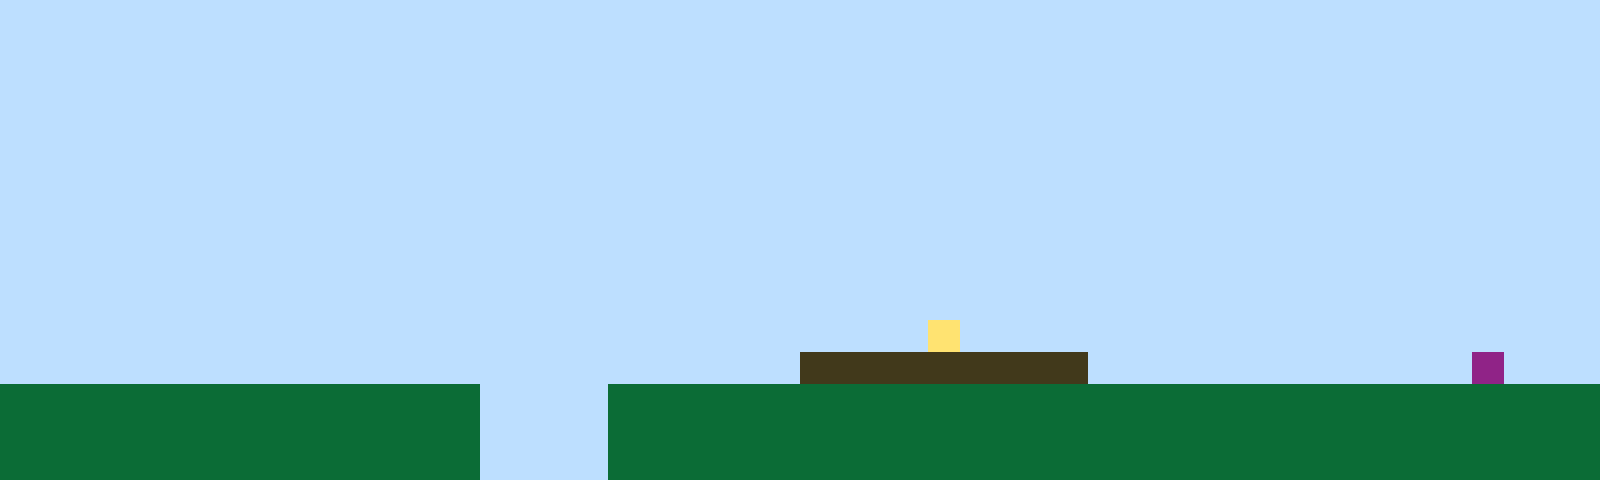

This game map was drawn from its Tiled (.tmx) file and the tilesets committed beside it. A one-line description and the full map source follow:
An orthogonal 50x15 tile map with 32x32 px tiles, 1 tile layer (Tile Layer 1).

<map version="1.10" tiledversion="1.11.2" orientation="orthogonal" renderorder="right-up" width="50" height="15" tilewidth="32" tileheight="32" infinite="0" nextlayerid="2" nextobjectid="1"><editorsettings><export target="map1.csv" format="csv" /></editorsettings><tileset firstgid="1" name="sprites" tilewidth="32" tileheight="32" tilecount="6" columns="3"><image source="sprites.png" width="96" height="64" /></tileset><layer id="1" name="Tile Layer 1" width="50" height="15"><data encoding="csv">1,1,1,1,1,1,1,1,1,1,1,1,1,1,1,1,1,1,1,1,1,1,1,1,1,1,1,1,1,1,1,1,1,1,1,1,1,1,1,1,1,1,1,1,1,1,1,1,1,1,1,1,1,1,1,1,1,1,1,1,1,1,1,1,1,1,1,1,1,1,1,1,1,1,1,1,1,1,1,1,1,1,1,1,1,1,1,1,1,1,1,1,1,1,1,1,1,1,1,1,1,1,1,1,1,1,1,1,1,1,1,1,1,1,1,1,1,1,1,1,1,1,1,1,1,1,1,1,1,1,1,1,1,1,1,1,1,1,1,1,1,1,1,1,1,1,1,1,1,1,1,1,1,1,1,1,1,1,1,1,1,1,1,1,1,1,1,1,1,1,1,1,1,1,1,1,1,1,1,1,1,1,1,1,1,1,1,1,1,1,1,1,1,1,1,1,1,1,1,1,1,1,1,1,1,1,1,1,1,1,1,1,1,1,1,1,1,1,1,1,1,1,1,1,1,1,1,1,1,1,1,1,1,1,1,1,1,1,1,1,1,1,1,1,1,1,1,1,1,1,1,1,1,1,1,1,1,1,1,1,1,1,1,1,1,1,1,1,1,1,1,1,1,1,1,1,1,1,1,1,1,1,1,1,1,1,1,1,1,1,1,1,1,1,1,1,1,1,1,1,1,1,1,1,1,1,1,1,1,1,1,1,1,1,1,1,1,1,1,1,1,1,1,1,1,1,1,1,1,1,1,1,1,1,1,1,1,1,1,1,1,1,1,1,1,1,1,1,1,1,1,1,1,1,1,1,1,1,1,1,1,1,1,1,1,1,1,1,1,1,1,1,1,1,1,1,1,1,1,1,1,1,1,1,1,1,1,1,1,1,1,1,1,1,1,1,1,1,1,1,1,1,1,1,1,1,1,1,1,1,1,1,1,1,1,1,1,1,1,1,1,1,1,1,1,1,1,1,1,1,1,1,1,1,1,1,1,1,1,1,1,1,1,1,1,1,1,1,1,1,1,1,1,1,1,1,1,1,1,1,1,1,1,1,1,1,1,1,1,1,1,1,1,1,1,1,1,1,1,1,1,1,1,1,1,1,1,1,1,1,1,1,1,1,1,1,1,1,1,1,1,1,1,1,1,1,1,1,1,1,1,1,1,1,1,1,1,1,1,1,1,1,1,1,1,1,1,1,1,4,1,1,1,1,1,1,1,1,1,1,1,1,1,1,1,1,1,1,1,1,1,1,1,1,1,1,1,1,1,1,1,1,1,1,1,1,1,1,1,1,1,1,1,1,1,3,3,3,3,3,3,3,3,3,1,1,1,1,1,1,1,1,1,1,1,1,6,1,1,1,2,2,2,2,2,2,2,2,2,2,2,2,2,2,2,1,1,1,1,2,2,2,2,2,2,2,2,2,2,2,2,2,2,2,2,2,2,2,2,2,2,2,2,2,2,2,2,2,2,2,2,2,2,2,2,2,2,2,2,2,2,2,2,2,2,1,1,1,1,2,2,2,2,2,2,2,2,2,2,2,2,2,2,2,2,2,2,2,2,2,2,2,2,2,2,2,2,2,2,2,2,2,2,2,2,2,2,2,2,2,2,2,2,2,2,1,1,1,1,2,2,2,2,2,2,2,2,2,2,2,2,2,2,2,2,2,2,2,2,2,2,2,2,2,2,2,2,2,2,2</data></layer></map>
